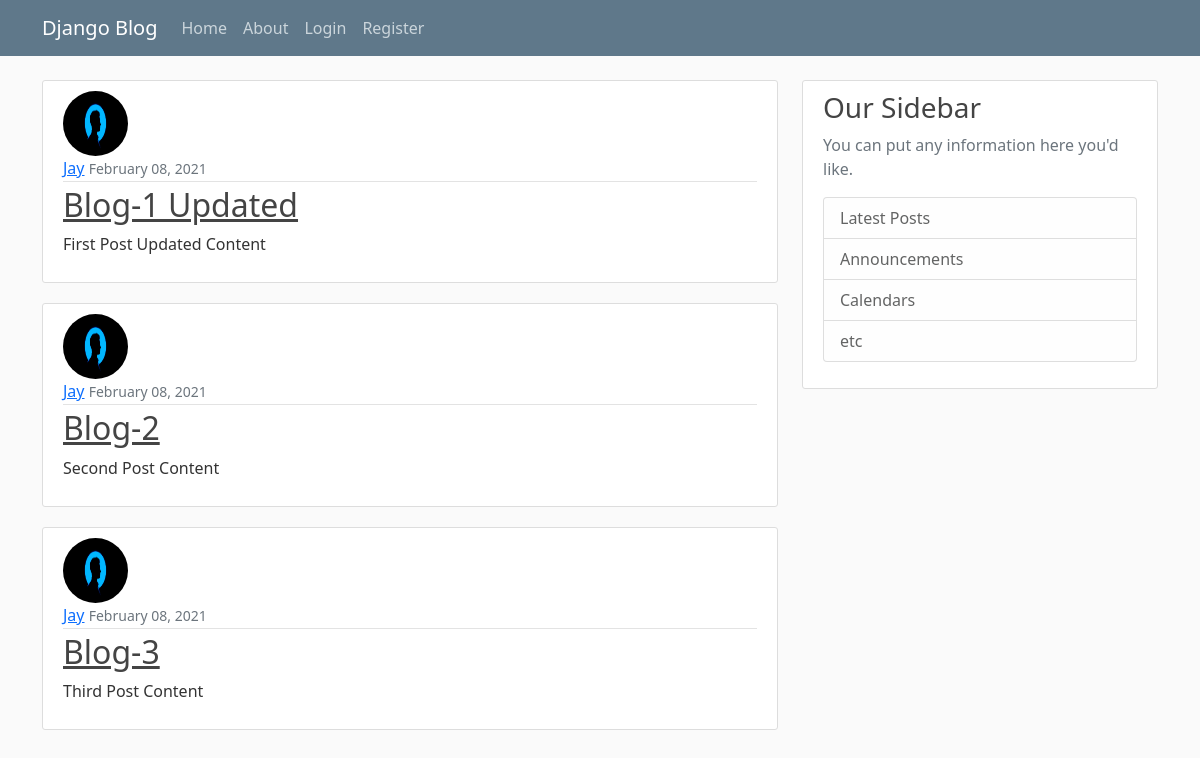
Screenshot of /blog/ with the database file from the repository.
### blog/models.py (models this page shows, shortened)
class Post(models.Model):
    title = models.CharField(max_length=100)
    content = models.TextField()
    date_posted = models.DateTimeField(default=timezone.now)
    author = models.ForeignKey(User,on_delete=models.CASCADE)

### users/models.py (models this page shows, shortened)
class Profile(models.Model):
	user = models.OneToOneField(User, on_delete=models.CASCADE)
	image = models.ImageField(default='default.jpg', upload_to='profile_pics')

### blog/views.py (the view)
# urls.py: path('', views.home, name='blog-home'),
def home(request):
	context = {
	    'posts': Post.objects.all()
	}
	return render(request,'blog/home.html', context)

### blog/templates/blog/home.html
{% extends "blog/base.html" %}
{% block content %}
    {% for post in posts %}
<article class="media content-section">
	<img class="rounded-circle article-img" src="{{ post.author.profile.image.url }}">
	<div class="media-body">
	    <div class="article-metadata">
	      <a class="mr-2" href="#">{{ post.author }}</a>
	      <small class="text-muted">{{ post.date_posted|date:"F d, Y" }}</small>
	    </div>
	    <h2><a class="article-title" href="#">{{ post.title }}</a></h2>
	    <p class="article-content">{{ post.content }}</p>
	</div>
</article>
    {% endfor %}
{% endblock content %}

### blog/templates/blog/base.html (shortened to what this page needs)
{% load static %}
<!DOCTYPE html>
<html>
<head>
    <link href="https://cdn.jsdelivr.net/npm/bootstrap@5.0.0-beta1/dist/css/bootstrap.min.css" rel="stylesheet">
    <link rel="stylesheet" type="text/css" href="{% static 'blog/main.css' %}">
</head>
<body>
	<header class="site-header">
	  <nav class="navbar navbar-expand-md navbar-dark bg-steel fixed-top">
	    <div class="container">
	      <a class="navbar-brand mr-4" href="{% url 'blog-home' %}">Django Blog</a>
	      <div class="collapse navbar-collapse" id="navbarToggle">
	        <div class="navbar-nav mr-auto">
	          <a class="nav-item nav-link" href="{% url 'blog-home' %}">Home</a>
	          <a class="nav-item nav-link" href="{% url 'blog-about' %}">About</a>
	        </div>
	        <div class="navbar-nav">
	        	{% if user.is_authenticated %}
	        	  <a class="nav-item nav-link" href="{% url 'profile' %}">Profile</a>
                  <a class="nav-item nav-link" href="{% url 'logout' %}">Logout</a>
	        	{% else %}
	              <a class="nav-item nav-link" href="{% url 'login' %}">Login</a>
	              <a class="nav-item nav-link" href="{% url 'register' %}">Register</a>
	            {% endif %}
	        </div>
	      </div>
	    </div>
	  </nav>
</header>
	<main role="main" class="container">
	  <div class="row">
	    <div class="col-md-8">
	      {% block content %}{% endblock %}
	    </div>
	    <div class="col-md-4">
	      <div class="content-section">
	        <h3>Our Sidebar</h3>
	        <p class='text-muted'>You can put any information here you'd like.
	          <ul class="list-group">
	            <li class="list-group-item list-group-item-light">Latest Posts</li>
	            <li class="list-group-item list-group-item-light">Announcements</li>
	            <li class="list-group-item list-group-item-light">Calendars</li>
	            <li class="list-group-item list-group-item-light">etc</li>
	          </ul>
	        </p>
	      </div>
	    </div>
	  </div>
	</main>
</body>
</html>

### blog/static/blog/main.css (style rules this page uses)
body { background: #fafafa; color: #333333; margin-top: 5rem; }
h1, h2, h3, h4, h5, h6 { color: #444444; }
ul { margin: 0; }
.bg-steel { background-color: #5f788a; }
.site-header .navbar-nav .nav-link { color: #cbd5db; }
.content-section { background: #ffffff; padding: 10px 20px; border: 1px solid #dddddd; border-radius: 3px; margin-bottom: 20px; }
.article-title { color: #444444; }
.article-content { white-space: pre-line; }
.article-img { height: 65px; width: 65px; margin-right: 16px; }
.article-metadata { padding-bottom: 1px; margin-bottom: 4px; border-bottom: 1px solid #e3e3e3 }

### rows the page displays
Post: author.profile.image (picture), author "Jay", date_posted "February 08, 2021", title "Blog-1 Updated", content "First Post Updated Content"
Post: author.profile.image (picture), author "Jay", date_posted "February 08, 2021", title "Blog-2", content "Second Post Content"
Post: author.profile.image (picture), author "Jay", date_posted "February 08, 2021", title "Blog-3", content "Third Post Content"
